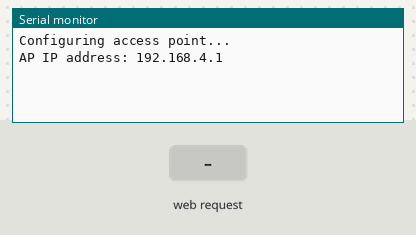
The sketch below on a simulated ESP32. Shown: the last lines printed to the serial monitor. The inputs (shaded band) are chosen by the test bench.

Above: at 1.7 s.
1.8 s: HTTP request GET /str received
At 2.6 s:
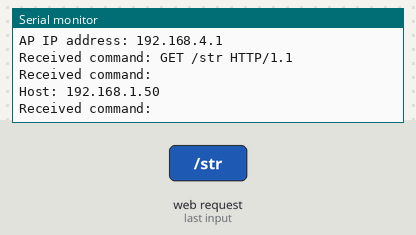
3.3 s: HTTP request GET /rot received
At 4.61 s:
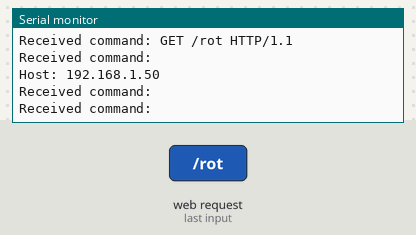
4.8 s: HTTP request GET /cir received
At 5.6 s:
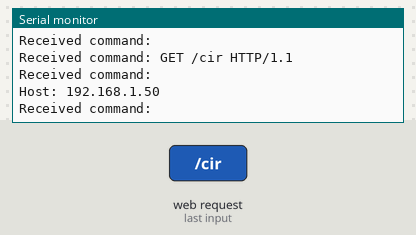

The sketch:

socket_connection_testing.ino
```cpp
#include <WiFi.h>

const char *ssid = "RoboFuntastic";
const char *password = "123456789";
WiFiServer server(80);
WiFiClient client;

void setup() {
  Serial.begin(115200);
  delay(500);
  Serial.println("Configuring access point...");
  WiFi.softAP(ssid, password);
  IPAddress IP = WiFi.softAPIP();
  Serial.print("AP IP address: ");
  Serial.println(IP);
  server.begin();

}

void loop() {
 WiFiClient client = server.available();   // listen for incoming clients


  if (client) {
    while (client.connected()) {
    if (client.available()) {
      String command = client.readStringUntil('\r');
      Serial.println("Received command: " + command);
      // Process the command here (e.g., move motors based on the received command)

            if (command.startsWith("str")) {
          delay(1000); // Wait for 1 second
          client.println("str_ok");
          Serial.println("Sent: str_ok");
        }

            if (command.startsWith("rot")) {
          delay(1000); // Wait for 1 second
          client.println("rot_ok");
          Serial.println("Sent: rot_ok");
        }

            if (command.startsWith("cir")) {
          delay(1000); // Wait for 1 second
          client.println("cir_ok");
          Serial.println("Sent: cir_ok");
        }

    }
  } }

}


//ESP32
```

Measured:
- after the input at 1.8 s, the serial monitor: prints a new line at once (image 1)
- after the input at 3.3 s, the serial monitor: prints a new line at once (image 2)
- after the input at 4.8 s, the serial monitor: prints a new line at once (image 3)
